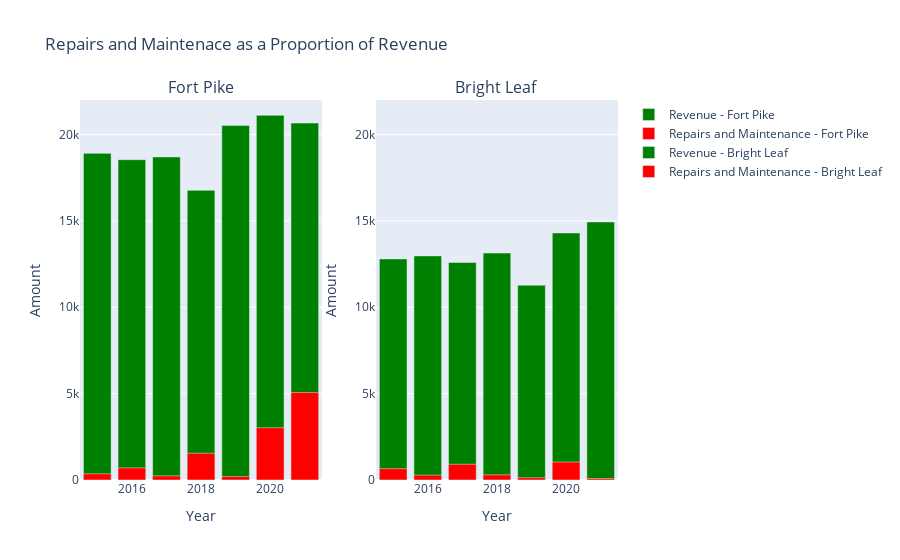

This figure's notebook cell:
### Code cell
fig = make_subplots(
    rows=1, cols=2, subplot_titles=("Fort Pike", "Bright Leaf")
)
#Fort Pike Graph
trace1 = go.Bar(x = fp_rev["Year"], y=fp_rev["Amount"], marker=dict(color="green", opacity=1), name="Revenue - Fort Pike")
trace2 = go.Bar(x = fp_rm["Year"], y=fp_rm["Amount"], marker=dict(color="red", opacity=1), name="Repairs and Maintenance - Fort Pike")
fig.add_trace(trace1, row=1, col=1)
fig.add_trace(trace2, row=1, col=1)
fig.update_xaxes(title_text="Year", row=1, col=1)
fig.update_yaxes(title_text="Amount",range=[0, 22000], row=1, col=1)

#Bright Leaf Graph
trace3 = go.Bar(x = bl_rev["Year"], y=bl_rev["Amount"], marker=dict(color="green", opacity=1), name="Revenue - Bright Leaf")
trace4 = go.Bar(x = bl_rm["Year"], y=bl_rm["Amount"], marker=dict(color="red", opacity=1), name="Repairs and Maintenance - Bright Leaf")
fig.add_trace(trace3, row=1, col=2)
fig.add_trace(trace4, row=1, col=2)
fig.update_xaxes(title_text="Year", row=1, col=2)
fig.update_yaxes(title_text="Amount", range=[0, 22000], row=1, col=2)

fig.update_layout(title = "Repairs and Maintenace as a Proportion of Revenue", barmode="overlay")

### Figure 1 — Plotly figure (JSON) as saved in the notebook; plotly's stock layout.template omitted (floating-point values rounded to 4 significant figures)
{"data": [{"marker": {"color": "green", "opacity": 1}, "name": "Revenue - Fort Pike", "type": "bar", "x": [2015, 2016, 2017, 2018, 2019, 2020, 2021], "xaxis": "x", "y": [18910, 18545, 18705, 16770, 20530, 21115, 20660.0], "yaxis": "y"}, {"marker": {"color": "red", "opacity": 1}, "name": "Repairs and Maintenance - Fort Pike", "type": "bar", "x": [2015, 2016, 2017, 2018, 2019, 2020, 2021], "xaxis": "x", "y": [360, 704, 240, 1550.0, 200, 3029.0, 5062.0], "yaxis": "y"}, {"marker": {"color": "green", "opacity": 1}, "name": "Revenue - Bright Leaf", "type": "bar", "x": [2015, 2016, 2017, 2018, 2019, 2020, 2021], "xaxis": "x2", "y": [12800, 12975, 12595, 13140, 11280, 14300.0, 14940], "yaxis": "y2"}, {"marker": {"color": "red", "opacity": 1}, "name": "Repairs and Maintenance - Bright Leaf", "type": "bar", "x": [2015, 2016, 2017, 2018, 2019, 2020, 2021], "xaxis": "x2", "y": [657, 280, 910.0, 300, 135, 1040, 85], "yaxis": "y2"}], "layout": {"annotations": [{"font": {"size": 16}, "showarrow": false, "text": "Fort Pike", "x": 0.225, "xanchor": "center", "xref": "paper", "y": 1, "yanchor": "bottom", "yref": "paper"}, {"font": {"size": 16}, "showarrow": false, "text": "Bright Leaf", "x": 0.775, "xanchor": "center", "xref": "paper", "y": 1, "yanchor": "bottom", "yref": "paper"}], "barmode": "overlay", "title": {"text": "Repairs and Maintenace as a Proportion of Revenue"}, "xaxis": {"anchor": "y", "domain": [0, 0.45], "title": {"text": "Year"}}, "xaxis2": {"anchor": "y2", "domain": [0.55, 1], "title": {"text": "Year"}}, "yaxis": {"anchor": "x", "domain": [0, 1], "range": [0, 22000], "title": {"text": "Amount"}}, "yaxis2": {"anchor": "x2", "domain": [0, 1], "range": [0, 22000], "title": {"text": "Amount"}}}}
